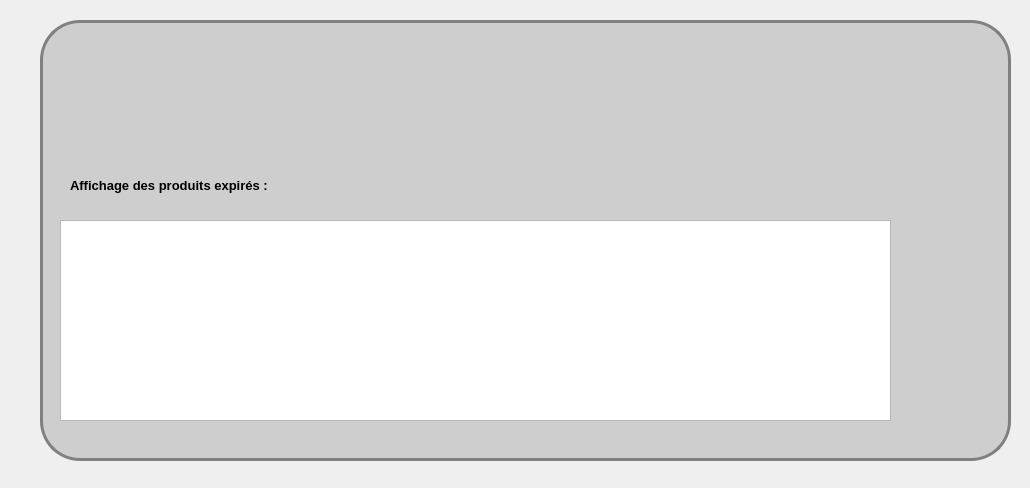
<?xml version="1.0" encoding="UTF-8"?>
<ui version="4.0">
 <class>dateex</class>
 <widget class="QDialog" name="dateex">
  <property name="geometry">
   <rect>
    <x>0</x>
    <y>0</y>
    <width>1030</width>
    <height>488</height>
   </rect>
  </property>
  <property name="windowTitle">
   <string>Dialog</string>
  </property>
  <property name="styleSheet">
   <string notr="true">#dateex {
background: url(:/img/fdaffiche.jpg);
}


#groupBox {
border: 3px solid gray;
border-radius: 40px;
background: rgb(206, 206, 206);
}

QLineEdit {
padding: 1px;
border-style: solid;
border: 2px solid gray;
border-radius: 8px;
background-color: rgb(143, 143, 143);

}
</string>
  </property>
  <widget class="QGroupBox" name="groupBox">
   <property name="geometry">
    <rect>
     <x>40</x>
     <y>20</y>
     <width>971</width>
     <height>441</height>
    </rect>
   </property>
   <property name="font">
    <font>
     <pointsize>16</pointsize>
     <weight>75</weight>
     <bold>true</bold>
     <underline>true</underline>
    </font>
   </property>
   <property name="title">
    <string/>
   </property>
   <widget class="QLabel" name="label_2">
    <property name="geometry">
     <rect>
      <x>30</x>
      <y>150</y>
      <width>271</width>
      <height>31</height>
     </rect>
    </property>
    <property name="font">
     <font>
      <pointsize>10</pointsize>
      <weight>75</weight>
      <bold>true</bold>
      <underline>false</underline>
     </font>
    </property>
    <property name="text">
     <string>Affichage des produits expirés :</string>
    </property>
   </widget>
   <widget class="QTableView" name="tableView">
    <property name="geometry">
     <rect>
      <x>20</x>
      <y>200</y>
      <width>831</width>
      <height>201</height>
     </rect>
    </property>
   </widget>
   <widget class="QPushButton" name="pushButton">
    <property name="geometry">
     <rect>
      <x>870</x>
      <y>380</y>
      <width>91</width>
      <height>51</height>
     </rect>
    </property>
    <property name="styleSheet">
     <string notr="true">#pushButton{
background-color: transparent;
border-image: url(:/boutonok/FS.png);
background: none;
border: none;
background-repeat: none;
}

#ok:pressed{
background-color: transparent;
background: none;
border: none;
background-repeat: none;
}</string>
    </property>
    <property name="text">
     <string/>
    </property>
   </widget>
   <widget class="QPushButton" name="pushButton_2">
    <property name="geometry">
     <rect>
      <x>30</x>
      <y>-20</y>
      <width>881</width>
      <height>161</height>
     </rect>
    </property>
    <property name="styleSheet">
     <string notr="true">#pushButton_2{
background-color: transparent;
border-image: url(:/boutonok/Sans titre-1.png);
background: none;
border: none;
background-repeat: none;
}

#ok:pressed{
background-color: transparent;
background: none;
border: none;
background-repeat: none;
}</string>
    </property>
    <property name="text">
     <string/>
    </property>
   </widget>
  </widget>
 </widget>
 <resources/>
 <connections>
  <connection>
   <sender>pushButton</sender>
   <signal>clicked()</signal>
   <receiver>dateex</receiver>
   <slot>reject()</slot>
   <hints>
    <hint type="sourcelabel">
     <x>953</x>
     <y>433</y>
    </hint>
    <hint type="destinationlabel">
     <x>1105</x>
     <y>313</y>
    </hint>
   </hints>
  </connection>
 </connections>
</ui>
